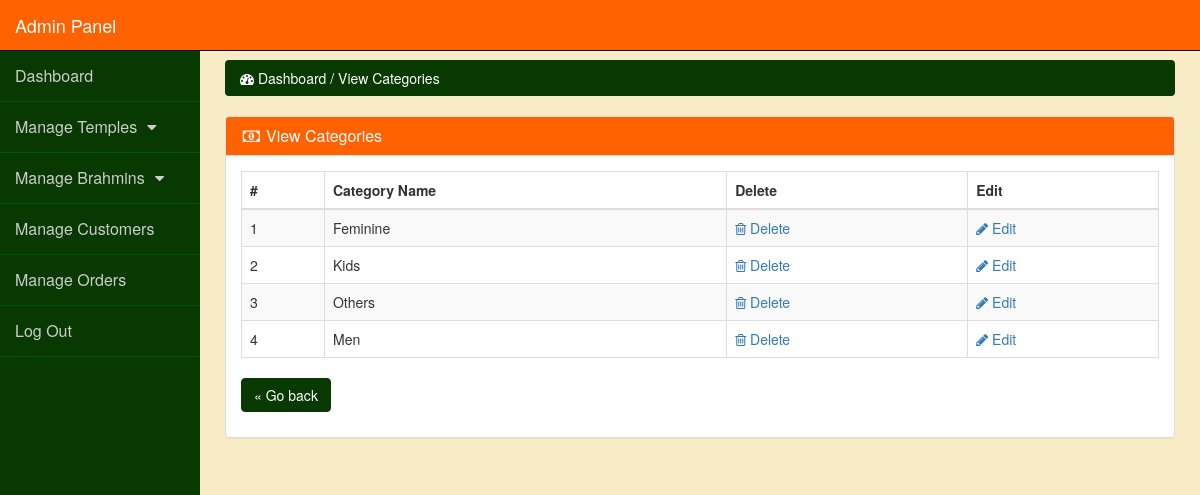
Page /admin_panel/index.php?view_cats (signed in) on the committed database.
### tables this page shows
CREATE TABLE `categories` (
  `cat_id` int(10) NOT NULL,
  `cat_title` text NOT NULL,
  `cat_top` text NOT NULL,
  `cat_image` text NOT NULL
);

### admin_panel/view_cats.php (the view)
<?php
if(!isset($_SESSION['admin_email'])){
echo "<script>window.open('login.php','_self')</script>";
}
else {
?>
<div class="row" >
<div class="col-lg-12" >
<ol class="breadcrumb" >
<li class="active" >
<i class="fa fa-dashboard" ></i> Dashboard / View Categories
</li>
</ol>
</div>
</div>
<div class="row" >
<div class="col-lg-12" >
<div class="panel panel-default" >
<div class="panel-heading" >
<h3 class="panel-title" >
<i class="fa fa-money fa-fw"></i> View Categories
</h3>
</div>
<div class="panel-body" >
<div class="table-responsive" >
<table class="table table-bordered table-hover table-striped" >
<thead>
<tr>
<th>#</th>
<th>Category Name</th>
<th>Delete</th>
<th>Edit</th>
</tr>
</thead>
<tbody>
<?php
$i=0;
$get_cats = "select * from categories";
$run_cats = mysqli_query($con,$get_cats);
while($row_cats = mysqli_fetch_array($run_cats)){
$cat_id = $row_cats['cat_id'];
$cat_title = $row_cats['cat_title'];
$i++;
?>
<tr>
<td><?php echo $i; ?></td>
<td><?php echo $cat_title; ?></td>
<td>
<a href="index.php?delete_cat=<?php echo $cat_id; ?>" >
<i class="fa fa-trash-o" ></i> Delete
</a>
</td>
<td>
<a href="index.php?edit_cat=<?php echo $cat_id; ?>" >
<i class="fa fa-pencil" ></i> Edit
</a>
</td>
</tr>
<?php } ?>
</tbody>
</table>
</div>
<p>
	<a href="javascript:history.go(-1)" title="Return to the previous page" class="btn btn-primary">« Go back</a>
</p>
</div>
</div>
</div>
</div>
<?php } ?>

### admin_panel/css/style.css (style rules this page uses)
body { margin-top:100px; background-color: #f8ecc6; }
@media (min-width: 768px) { body { margin-top:50px; } }
.panel-body { border-radius:5px; }
.panel-default>.panel-heading { color: #fff; background-color: #ff6200; }
.btn-primary { color: #fff; background-color: #073901; border-color: #073901; }
.breadcrumb { background-color: #073901; }
.breadcrumb>.active { color: #fff; }

### rows in the picture
categories: cat_title "Feminine"
categories: cat_title "Kids"
categories: cat_title "Others"
categories: cat_title "Men"
